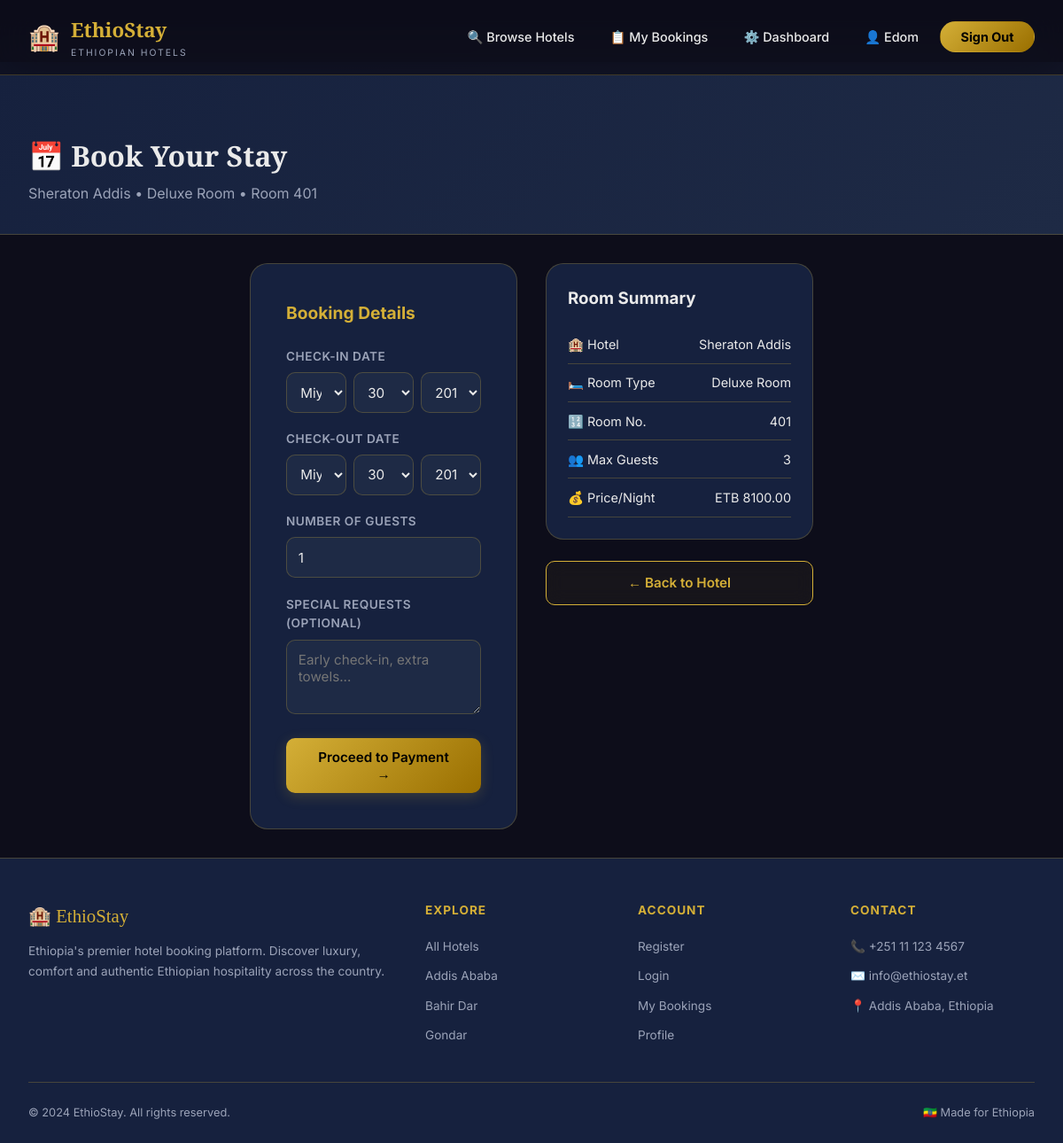
/bookings/create/7/ (signed in), run on the app's committed database.
### hotels/models.py (models this page shows, shortened)
class Hotel(models.Model):
    STAR_CHOICES = [(i, f'{i} Star') for i in range(1, 6)]
    name = models.CharField(max_length=200)
    city = models.ForeignKey(City, on_delete=models.CASCADE, related_name='hotels')
    address = models.CharField(max_length=300)
    description = models.TextField()
    star_rating = models.IntegerField(choices=STAR_CHOICES, default=3)
    price_per_night = models.DecimalField(max_digits=10, decimal_places=2)
    thumbnail = models.ImageField(upload_to='hotels/', blank=True, null=True)
    owner = models.ForeignKey(User, on_delete=models.CASCADE, related_name='owned_hotels')
    amenities = models.TextField(blank=True, help_text='Comma-separated amenities')
    phone = models.CharField(max_length=20, blank=True)
    email = models.EmailField(blank=True)
    is_active = models.BooleanField(default=True)
    created_at = models.DateTimeField(auto_now_add=True)
    updated_at = models.DateTimeField(auto_now=True)
    class Meta:
        ordering = ['-created_at']

class Room(models.Model):
    ROOM_TYPE_CHOICES = [
        ('single', 'Single Room'),
        ('double', 'Double Room'),
        ('twin', 'Twin Room'),
        ('suite', 'Suite'),
        ('deluxe', 'Deluxe Room'),
        ('family', 'Family Room'),
    ]
    hotel = models.ForeignKey(Hotel, on_delete=models.CASCADE, related_name='rooms')
    room_type = models.CharField(max_length=20, choices=ROOM_TYPE_CHOICES)
    room_number = models.CharField(max_length=10)
    price_per_night = models.DecimalField(max_digits=10, decimal_places=2)
    capacity = models.IntegerField(default=2, validators=[MinValueValidator(1), MaxValueValidator(10)])
    description = models.TextField(blank=True)
    is_available = models.BooleanField(default=True)
    image = models.ImageField(upload_to='rooms/', blank=True, null=True)
    class Meta:
        unique_together = ['hotel', 'room_number']
        ordering = ['room_type', 'price_per_night']

### bookings/views.py (the view)
# urls.py: path('create/<int:room_id>/', views.create_booking, name='create_booking'),
@login_required
def create_booking(request, room_id):
    room = get_object_or_404(Room, pk=room_id, is_available=True)
    hotel = room.hotel
    if request.method == 'POST':
        form = BookingForm(request.POST)
        if form.is_valid():
            check_in = form.cleaned_data['check_in']
            check_out = form.cleaned_data['check_out']
            nights = (check_out - check_in).days
            total_price = nights * room.price_per_night
            conflicts = Booking.objects.filter(
                room=room,
                status__in=['pending', 'confirmed'],
                check_in__lt=check_out,
                check_out__gt=check_in
            )
            if conflicts.exists():
                messages.error(request, 'This room is not available for the selected dates.')
                return render(request, 'bookings/create_booking.html', {'form': form, 'room': room, 'hotel': hotel})
            booking = form.save(commit=False)
            booking.user = request.user
            booking.room = room
            booking.total_price = total_price
            booking.save()
            messages.success(request, f'Booking created! Ref: {booking.booking_ref}')
            return redirect('booking_confirm', pk=booking.pk)
    else:
        form = BookingForm()
    return render(request, 'bookings/create_booking.html', {'form': form, 'room': room, 'hotel': hotel})

### bookings/forms.py (shortened to what this page needs)
class BookingForm(forms.ModelForm):
    class Meta:
        model = Booking
        fields = ['check_in', 'check_out', 'guests', 'special_requests']
        widgets = {
            'check_in': forms.DateInput(attrs={'type': 'date', 'class': 'form-control'}),
            'check_out': forms.DateInput(attrs={'type': 'date', 'class': 'form-control'}),
            'guests': forms.NumberInput(attrs={'min': 1, 'class': 'form-control'}),
            'special_requests': forms.Textarea(attrs={'rows': 3, 'class': 'form-control', 'placeholder': 'Any special requests...'}),
        }

### templates/bookings/create_booking.html (shortened to what this page needs)
{% extends 'base.html' %}
{% block content %}
<div class="page-header">
  <div class="container">
    <h1>📅 Book Your Stay</h1>
    <p>{{ hotel.name }} &bull; {{ room.get_room_type_display }} &bull; Room {{ room.room_number }}</p>
  </div>
</div>
<div class="page-wrap" style="max-width:700px;">
  <div style="display:grid;grid-template-columns:1fr 1fr;gap:2rem;align-items:start;flex-wrap:wrap;">
    <div class="form-card" style="max-width:100%;">
      <h2 style="font-size:1.2rem;font-weight:700;margin-bottom:1.5rem;color:var(--gold);">Booking Details</h2>
      <form method="post" id="bookingForm">
        <div class="form-group">
          <label>Check-In Date</label>
        </div>
        <div class="form-group">
          <label>Check-Out Date</label>
        </div>
        <div class="form-group">
          <label>Number of Guests</label>
          <input type="number" name="guests" id="guests" min="1" max="{{ room.capacity }}" value="1"
            style="width:100%;background:var(--dark-3);border:1px solid var(--border);color:var(--text);padding:0.8rem;border-radius:var(--radius-sm);font-family:inherit;">
        </div>
        <div class="form-group">
          <label>Special Requests (Optional)</label>
          <textarea name="special_requests" rows="3" placeholder="Early check-in, extra towels..."
            style="width:100%;background:var(--dark-3);border:1px solid var(--border);color:var(--text);padding:0.8rem;border-radius:var(--radius-sm);font-family:inherit;resize:vertical;"></textarea>
        </div>
        <button type="submit" class="btn btn-primary btn-block">Proceed to Payment →</button>
      </form>
    </div>
    <div>
      <div class="booking-summary">
        <h3 style="font-weight:700;margin-bottom:1rem;">Room Summary</h3>
        <div class="summary-row"><span>🏨 Hotel</span><span>{{ hotel.name }}</span></div>
        <div class="summary-row"><span>🛏️ Room Type</span><span>{{ room.get_room_type_display }}</span></div>
        <div class="summary-row"><span>🔢 Room No.</span><span>{{ room.room_number }}</span></div>
        <div class="summary-row"><span>👥 Max Guests</span><span>{{ room.capacity }}</span></div>
        <div class="summary-row"><span>💰 Price/Night</span><span>ETB {{ room.price_per_night }}</span></div>
      </div>
      <a href="{% url 'hotel_detail' hotel.pk %}" class="btn btn-outline btn-block">← Back to Hotel</a>
    </div>
  </div>
</div>
{% endblock %}

### templates/base.html (shortened to what this page needs)
<!DOCTYPE html>
<html lang="en">
<head>
  {% load static %}
  <link rel="stylesheet" href="{% static 'css/style.css' %}">
</head>
<body>
<nav class="navbar" id="navbar">
  <a href="{% url 'home' %}" class="navbar-brand">
    <span class="logo-icon">🏨</span>
    <div>
      <span class="logo-text">EthioStay</span>
      <span class="logo-sub">Ethiopian Hotels</span>
    </div>
  </a>
  <ul class="navbar-nav">
    <li><a href="{% url 'hotel_list' %}">🔍 Browse Hotels</a></li>
    {% if user.is_authenticated %}
      <li><a href="{% url 'my_bookings' %}">📋 My Bookings</a></li>
      {% if user.is_staff or user.profile.role in 'hotel_owner admin' %}
        <li><a href="{% url 'dashboard' %}">⚙️ Dashboard</a></li>
      {% endif %}
      <li><a href="{% url 'profile' %}">👤 {{ user.first_name|default:user.username }}</a></li>
      <li><a href="{% url 'logout' %}" class="btn-gold">Sign Out</a></li>
    {% else %}
      <li><a href="{% url 'login' %}">Sign In</a></li>
      <li><a href="{% url 'register' %}" class="btn-gold">Get Started</a></li>
    {% endif %}
  </ul>
</nav>
{% block content %}{% endblock %}
<footer>
  <div class="footer-grid">
    <div class="footer-brand">
      <div class="logo-text">🏨 EthioStay</div>
      <p>Ethiopia's premier hotel booking platform. Discover luxury, comfort and authentic Ethiopian hospitality across the country.</p>
    </div>
    <div class="footer-col">
      <h4>Explore</h4>
      <ul>
        <li><a href="{% url 'hotel_list' %}">All Hotels</a></li>
        <li><a href="{% url 'hotel_list' %}?city=1">Addis Ababa</a></li>
        <li><a href="{% url 'hotel_list' %}?city=2">Bahir Dar</a></li>
        <li><a href="{% url 'hotel_list' %}?city=3">Gondar</a></li>
      </ul>
    </div>
    <div class="footer-col">
      <h4>Account</h4>
      <ul>
        <li><a href="{% url 'register' %}">Register</a></li>
        <li><a href="{% url 'login' %}">Login</a></li>
        {% if user.is_authenticated %}
        <li><a href="{% url 'my_bookings' %}">My Bookings</a></li>
        <li><a href="{% url 'profile' %}">Profile</a></li>
        {% endif %}
      </ul>
    </div>
    <div class="footer-col">
      <h4>Contact</h4>
      <ul>
        <li><a href="#">📞 +251 11 123 4567</a></li>
        <li><a href="#">✉️ info@ethiostay.et</a></li>
        <li><a href="#">📍 Addis Ababa, Ethiopia</a></li>
      </ul>
    </div>
  </div>
  <div class="footer-bottom">
    <span>© 2024 EthioStay. All rights reserved.</span>
    <span>🇪🇹 Made for Ethiopia</span>
  </div>
</footer>
</body>
</html>

### data on the page
Hotel: name "Sheraton Addis"
Room: room_type "Deluxe Room", room_number "401", capacity "3", price_per_night "8100.00"

### other printed values
{{ user.first_name|default:user.username }} "Edom"
